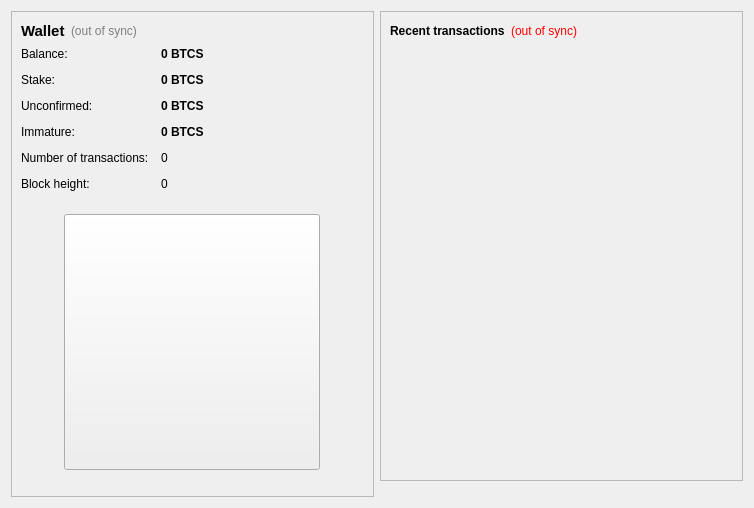
<?xml version="1.0" encoding="UTF-8"?>
<ui version="4.0">
 <class>OverviewPage</class>
 <widget class="QWidget" name="OverviewPage">
  <property name="geometry">
   <rect>
    <x>0</x>
    <y>0</y>
    <width>754</width>
    <height>508</height>
   </rect>
  </property>
  <property name="font">
   <font>
    <family>Ubuntu</family>
   </font>
  </property>
  <property name="windowTitle">
   <string>Form</string>
  </property>
  <layout class="QHBoxLayout" name="horizontalLayout">
   <item>
    <layout class="QVBoxLayout" name="verticalLayout_2">
     <item>
      <widget class="QFrame" name="frame">
       <property name="frameShape">
        <enum>QFrame::StyledPanel</enum>
       </property>
       <property name="frameShadow">
        <enum>QFrame::Raised</enum>
       </property>
       <layout class="QVBoxLayout" name="verticalLayout_4">
        <item>
         <layout class="QHBoxLayout" name="horizontalLayout_4">
          <item>
           <widget class="QLabel" name="label_5">
            <property name="font">
             <font>
              <pointsize>11</pointsize>
              <weight>75</weight>
              <bold>true</bold>
             </font>
            </property>
            <property name="text">
             <string>Wallet</string>
            </property>
           </widget>
          </item>
          <item>
           <widget class="QLabel" name="labelWalletStatus">
            <property name="toolTip">
             <string>The displayed information may be out of date. Your wallet automatically synchronizes with the LiteBar network after a connection is established, but this process has not completed yet.</string>
            </property>
            <property name="styleSheet">
             <string notr="true">QLabel { color: grey; }</string>
            </property>
            <property name="text">
             <string notr="true">(out of sync)</string>
            </property>
            <property name="alignment">
             <set>Qt::AlignLeading|Qt::AlignLeft|Qt::AlignVCenter</set>
            </property>
           </widget>
          </item>
          <item>
           <spacer name="horizontalSpacer_2">
            <property name="orientation">
             <enum>Qt::Horizontal</enum>
            </property>
            <property name="sizeHint" stdset="0">
             <size>
              <width>40</width>
              <height>20</height>
             </size>
            </property>
           </spacer>
          </item>
         </layout>
        </item>
        <item>
         <layout class="QFormLayout" name="formLayout_2">
          <property name="fieldGrowthPolicy">
           <enum>QFormLayout::AllNonFixedFieldsGrow</enum>
          </property>
          <property name="horizontalSpacing">
           <number>12</number>
          </property>
          <property name="verticalSpacing">
           <number>12</number>
          </property>
          <item row="0" column="0">
           <widget class="QLabel" name="label">
            <property name="text">
             <string>Balance:</string>
            </property>
           </widget>
          </item>
          <item row="0" column="1">
           <widget class="QLabel" name="labelBalance">
            <property name="font">
             <font>
              <weight>75</weight>
              <bold>true</bold>
             </font>
            </property>
            <property name="cursor">
             <cursorShape>IBeamCursor</cursorShape>
            </property>
            <property name="toolTip">
             <string>Your current balance</string>
            </property>
            <property name="text">
             <string notr="true">0 BTCS</string>
            </property>
            <property name="textInteractionFlags">
             <set>Qt::LinksAccessibleByMouse|Qt::TextSelectableByKeyboard|Qt::TextSelectableByMouse</set>
            </property>
           </widget>
          </item>
          <item row="1" column="0">
           <widget class="QLabel" name="label_6">
            <property name="text">
             <string>Stake:</string>
            </property>
           </widget>
          </item>
          <item row="1" column="1">
           <widget class="QLabel" name="labelStake">
            <property name="font">
             <font>
              <weight>75</weight>
              <bold>true</bold>
             </font>
            </property>
            <property name="cursor">
             <cursorShape>IBeamCursor</cursorShape>
            </property>
            <property name="toolTip">
             <string>Total of coins that was staked, and do not yet count toward the current balance</string>
            </property>
            <property name="text">
             <string notr="true">0 BTCS</string>
            </property>
            <property name="textInteractionFlags">
             <set>Qt::LinksAccessibleByMouse|Qt::TextSelectableByKeyboard|Qt::TextSelectableByMouse</set>
            </property>
           </widget>
          </item>
          <item row="2" column="0">
           <widget class="QLabel" name="label_3">
            <property name="text">
             <string>Unconfirmed:</string>
            </property>
           </widget>
          </item>
          <item row="2" column="1">
           <widget class="QLabel" name="labelUnconfirmed">
            <property name="font">
             <font>
              <weight>75</weight>
              <bold>true</bold>
             </font>
            </property>
            <property name="cursor">
             <cursorShape>IBeamCursor</cursorShape>
            </property>
            <property name="toolTip">
             <string>Total of transactions that have yet to be confirmed, and do not yet count toward the current balance</string>
            </property>
            <property name="text">
             <string notr="true">0 BTCS</string>
            </property>
            <property name="textInteractionFlags">
             <set>Qt::LinksAccessibleByMouse|Qt::TextSelectableByKeyboard|Qt::TextSelectableByMouse</set>
            </property>
           </widget>
          </item>
          <item row="4" column="0">
           <widget class="QLabel" name="label_2">
            <property name="text">
             <string>Number of transactions:</string>
            </property>
           </widget>
          </item>
          <item row="4" column="1">
           <widget class="QLabel" name="labelNumTransactions">
            <property name="toolTip">
             <string>Total number of transactions in wallet</string>
            </property>
            <property name="text">
             <string notr="true">0</string>
            </property>
           </widget>
          </item>
          <item row="5" column="0">
           <widget class="QLabel" name="label_height">
            <property name="text">
             <string>Block height:</string>
            </property>
           </widget>
          </item>
          <item row="5" column="1">
           <widget class="QLabel" name="blockHeight">
            <property name="toolTip">
             <string>current block height in sync</string>
            </property>
            <property name="text">
             <string notr="true">0</string>
            </property>
           </widget>
          </item>
          <item row="3" column="0">
           <widget class="QLabel" name="labelImmatureText">
            <property name="text">
             <string>Immature:</string>
            </property>
           </widget>
          </item>
          <item row="3" column="1">
           <widget class="QLabel" name="labelImmature">
            <property name="font">
             <font>
              <weight>75</weight>
              <bold>true</bold>
             </font>
            </property>
            <property name="toolTip">
             <string>Mined balance that has not yet matured</string>
            </property>
            <property name="text">
             <string notr="true">0 BTCS</string>
            </property>
            <property name="textInteractionFlags">
             <set>Qt::LinksAccessibleByMouse|Qt::TextSelectableByKeyboard|Qt::TextSelectableByMouse</set>
            </property>
           </widget>
          </item>
         </layout>
        </item>
        <item>
         <spacer name="verticalSpacer">
          <property name="orientation">
           <enum>Qt::Vertical</enum>
          </property>
          <property name="sizeType">
           <enum>QSizePolicy::Expanding</enum>
          </property>
          <property name="sizeHint" stdset="0">
           <size>
            <width>20</width>
            <height>10</height>
           </size>
          </property>
         </spacer>
        </item>
        <item>
         <layout class="QHBoxLayout" name="horizontalLayout_3">
          <item>
           <widget class="QPushButton" name="HomeButton">
            <property name="minimumSize">
             <size>
              <width>256</width>
              <height>256</height>
             </size>
            </property>
            <property name="maximumSize">
             <size>
              <width>256</width>
              <height>256</height>
             </size>
            </property>
            <property name="cursor">
             <cursorShape>PointingHandCursor</cursorShape>
            </property>
            <property name="toolTip">
             <string> Click to go to BTCS Home page. </string>
            </property>
            <property name="autoFillBackground">
             <bool>true</bool>
            </property>
            <property name="icon">
             <iconset resource="../bitcoin.qrc">
              <normaloff>:/images/logo</normaloff>:/images/logo</iconset>
            </property>
            <property name="iconSize">
             <size>
              <width>256</width>
              <height>256</height>
             </size>
            </property>
           </widget>
          </item>
         </layout>
        </item>
        <item>
         <spacer name="verticalSpacer_5">
          <property name="orientation">
           <enum>Qt::Vertical</enum>
          </property>
          <property name="sizeType">
           <enum>QSizePolicy::Expanding</enum>
          </property>
          <property name="sizeHint" stdset="0">
           <size>
            <width>20</width>
            <height>10</height>
           </size>
          </property>
         </spacer>
        </item>
       </layout>
      </widget>
     </item>
    </layout>
   </item>
   <item>
    <layout class="QVBoxLayout" name="verticalLayout_3">
     <item>
      <widget class="QFrame" name="frame_2">
       <property name="sizePolicy">
        <sizepolicy hsizetype="Expanding" vsizetype="Expanding">
         <horstretch>0</horstretch>
         <verstretch>0</verstretch>
        </sizepolicy>
       </property>
       <property name="minimumSize">
        <size>
         <width>363</width>
         <height>470</height>
        </size>
       </property>
       <property name="frameShape">
        <enum>QFrame::StyledPanel</enum>
       </property>
       <property name="frameShadow">
        <enum>QFrame::Raised</enum>
       </property>
       <layout class="QVBoxLayout" name="verticalLayout">
        <item>
         <layout class="QHBoxLayout" name="horizontalLayout_2">
          <item>
           <widget class="QLabel" name="label_4">
            <property name="text">
             <string>&lt;b&gt;Recent transactions&lt;/b&gt;</string>
            </property>
           </widget>
          </item>
          <item>
           <widget class="QLabel" name="labelTransactionsStatus">
            <property name="toolTip">
             <string>The displayed information may be out of date. Your wallet automatically synchronizes with the Bitcoin-sCrypt network after a connection is established, but this process has not completed yet.</string>
            </property>
            <property name="styleSheet">
             <string notr="true">QLabel { color: red; }</string>
            </property>
            <property name="text">
             <string notr="true">(out of sync)</string>
            </property>
            <property name="alignment">
             <set>Qt::AlignRight|Qt::AlignTrailing|Qt::AlignVCenter</set>
            </property>
           </widget>
          </item>
          <item>
           <spacer name="horizontalSpacer">
            <property name="orientation">
             <enum>Qt::Horizontal</enum>
            </property>
            <property name="sizeHint" stdset="0">
             <size>
              <width>40</width>
              <height>20</height>
             </size>
            </property>
           </spacer>
          </item>
         </layout>
        </item>
        <item>
         <widget class="QListView" name="listTransactions">
          <property name="minimumSize">
           <size>
            <width>0</width>
            <height>422</height>
           </size>
          </property>
          <property name="styleSheet">
           <string notr="true">QListView { background: transparent; }</string>
          </property>
          <property name="frameShape">
           <enum>QFrame::NoFrame</enum>
          </property>
          <property name="verticalScrollBarPolicy">
           <enum>Qt::ScrollBarAlwaysOff</enum>
          </property>
          <property name="horizontalScrollBarPolicy">
           <enum>Qt::ScrollBarAlwaysOff</enum>
          </property>
          <property name="selectionMode">
           <enum>QAbstractItemView::NoSelection</enum>
          </property>
         </widget>
        </item>
       </layout>
      </widget>
     </item>
     <item>
      <spacer name="verticalSpacer_2">
       <property name="orientation">
        <enum>Qt::Vertical</enum>
       </property>
       <property name="sizeHint" stdset="0">
        <size>
         <width>20</width>
         <height>40</height>
        </size>
       </property>
      </spacer>
     </item>
    </layout>
   </item>
  </layout>
 </widget>
 <resources>
  <include location="../bitcoin.qrc"/>
 </resources>
 <connections/>
</ui>
